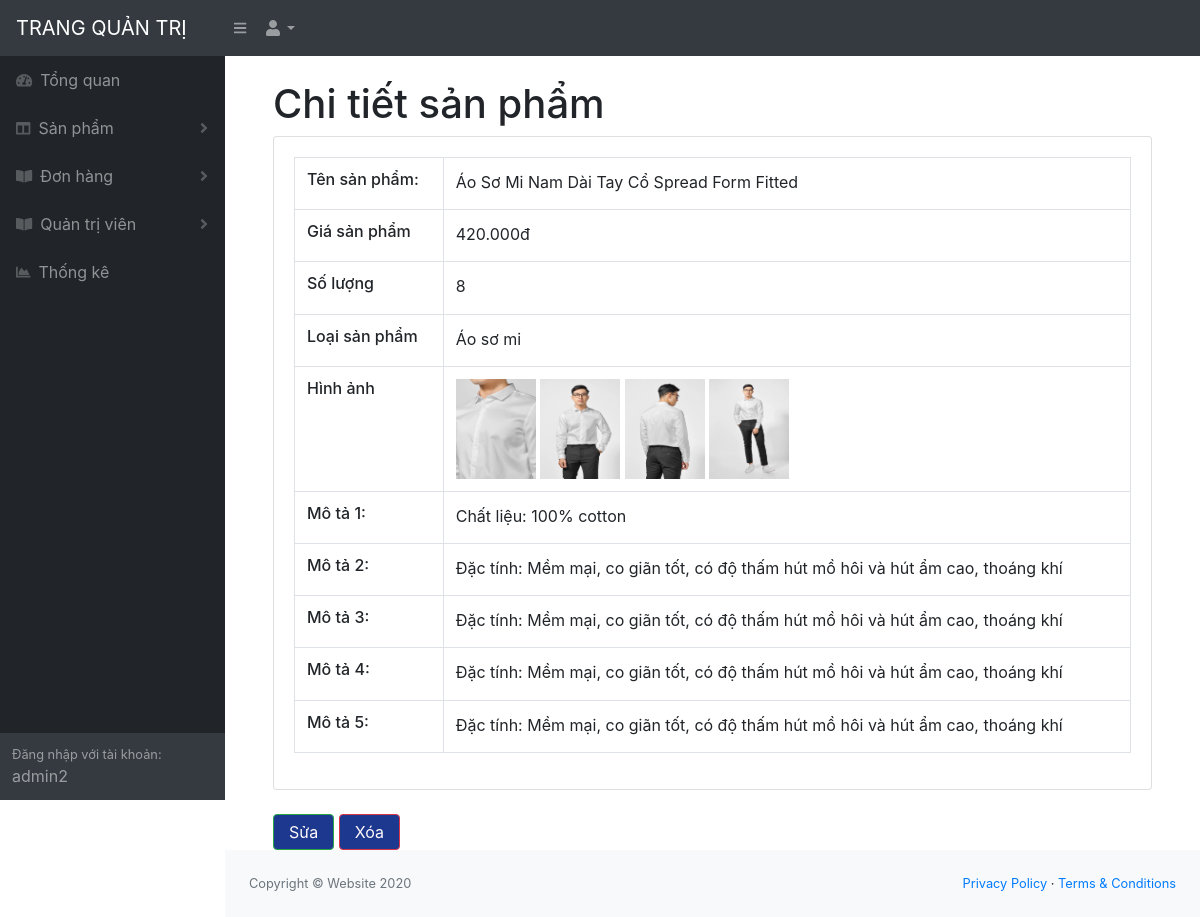
/quan_tri/index.php?menu=chi_tiet&masp=14 (signed in), run on the app's committed database.
### tables this page shows
CREATE TABLE `thongtinsp` (
  `id` int(11) NOT NULL,
  `masp` int(11) NOT NULL,
  `mota1` varchar(1000) DEFAULT NULL,
  `mota2` varchar(1000) DEFAULT NULL,
  `mota3` varchar(1000) DEFAULT NULL,
  `mota4` varchar(1000) DEFAULT NULL,
  `mota5` varchar(1000) DEFAULT NULL
);

CREATE TABLE `san_pham` (
  `masp` int(11) NOT NULL,
  `tensp` varchar(255) NOT NULL,
  `giasp` int(11) NOT NULL,
  `soluong` int(11) NOT NULL,
  `img` varchar(1000) DEFAULT NULL,
  `img1` varchar(1000) DEFAULT NULL,
  `img2` varchar(1000) DEFAULT NULL,
  `img3` varchar(1000) DEFAULT NULL,
  `loaisp` varchar(255) NOT NULL,
  `noi_bat` varchar(255) DEFAULT NULL,
  `mua_nhieu` int(11) DEFAULT NULL
);

### quan_tri/chuc_nang/san_pham/chi_tiet.php (the view, shortened to what this page needs)
<div class="container-fluid">
                        <h1 class="mt-4">Chi tiết sản phẩm</h1>
                        <div class="card mb-4">
                            <div class="card-body">
                                <div class="table-responsive">
<table class="table table-bordered" id="dataTable" width="100%" cellspacing="0">
<?php
	include('../connect.php');
	$sl= 'select * from san_pham join thongtinsp on san_pham.masp= thongtinsp.masp where san_pham.masp='.$_GET['masp'];
	$exec= mysqli_query($connect, $sl);
	$row= mysqli_fetch_array($exec);
?>
<tr>
	<td>
		<h6>Tên sản phẩm:</h6>
	</td>
		<td><?php echo $row['tensp']; ?></td>
</tr>
<tr>
	<td>
		<h6>Giá sản phẩm</h6>
	</td>
	<td>
		<?php echo number_format($row['giasp'],0,",",".")."đ"; ?>
	</td>
</tr>
<tr>
	<td>
	<h6>Số lượng</h6>
	</td>
	<td><?php echo $row['soluong']; ?></td>
</tr>
<tr>
	<td>
		<h6>Loại sản phẩm</h6>
	</td>
	<td>
			<?php $loaisp= $row['loaisp'];
			switch ($loaisp) {
				case 'somi':
					echo "Áo sơ mi";
					break;
			}?>
		</td>
</tr>
<tr>
	<td>
		<h6>Hình ảnh</h6>
	</td>
	<td>
		<img src="../images/<?php echo $row['img']; ?>" alt="" name="img" width="80px" height="100px" = >
					<img src="../images/<?php echo $row['img1']; ?>" alt="" name="img1" width="80px" height="100px" >
					<img src="../images/<?php echo $row['img2']; ?>" alt="" name="img2" width="80px" height="100px" >
					<img src="../images/<?php echo $row['img3']; ?>" alt="" name="img3" width="80px" height="100px" >
				</td>
</tr>
					<tr>
						<tr>
							<td><h6>Mô tả 1:</h6></td>
							<td><?php echo $row['mota1']; ?></td>
						</tr>
						<tr>
							<td><h6>Mô tả 2:</h6></td>
							<td><?php echo $row['mota2']; ?></td>
						</tr>
						<tr>
							<td><h6>Mô tả 3:</h6></td>
							<td><?php echo $row['mota3']; ?></td>
						</tr>
						<tr>
							<td><h6>Mô tả 4:</h6></td>
							<td><?php echo $row['mota4']; ?></td>
						</tr>
						<tr>
							<td><h6>Mô tả 5:</h6></td>
							<td><?php echo $row['mota5']; ?></td>
						</tr>
					</tr>
</table>
</div>
</div>
</div>
<a class="btn btn-success" style="text-decoration: none; padding: 5px 15px; background-color: #1D388F; color: #fffafa;"  href="?menu=sua_sp&masp=<?php echo $row['masp']; ?>">Sửa</a></td>
        <td><a class="btn btn-danger" style="text-decoration: none; padding: 5px 15px; background-color: #1D388F; color: #fffafa;" onclick="return confirm('Bạn có muốn xóa không?');" href="?menu=xoa_sp&masp=<?php echo $row['masp']; ?>">Xóa</a>
</div>

### data on the page
thongtinsp: masp.tensp "Áo Sơ Mi Nam Dài Tay Cổ Spread Form Fitted", masp.giasp "420.000", masp.soluong "8", masp.img (picture), masp.img1 (picture), masp.img2 (picture), masp.img3 (picture), mota1 "Chất liệu: 100% cotton", mota2 "Đặc tính: Mềm mại, co giãn tốt, có độ thấm hút mồ hôi và hút ẩm cao, thoáng khí", mota3 "Đặc tính: Mềm mại, co giãn tốt, có độ thấm hút mồ hôi và hút ẩm cao, thoáng khí", mota4 "Đặc tính: Mềm mại, co giãn tốt, có độ thấm hút mồ hôi và hút ẩm cao, thoáng khí", mota5 "Đặc tính: Mềm mại, co giãn tốt, có độ thấm hút mồ hôi và hút ẩm cao, thoáng khí"

### other printed values
$_SESSION['user'] "admin2"
